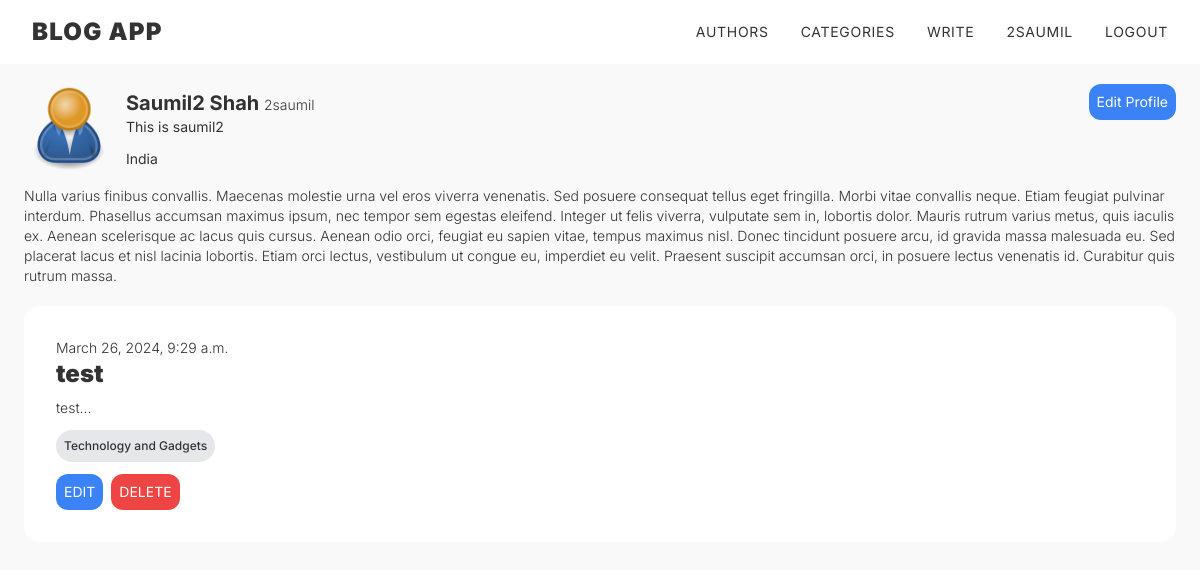
The page /authors/account/ (signed in) on the database its author committed.
### users/models.py (models this page shows, shortened)
class Profile(models.Model):
    user = models.OneToOneField(User, on_delete=models.CASCADE, null=True, blank=True)
    name = models.CharField(max_length=200, null=True, blank=True)
    email = models.EmailField(max_length=500, null=True, blank=True)
    username = models.CharField(max_length=200, null=True, blank=True)
    location = models.CharField(max_length=200, null=True, blank=True)
    short_intro = models.CharField(max_length=200, null=True, blank=True)
    bio = models.TextField(null=True, blank=True)
    profile_image = models.ImageField(null=True, blank=True, upload_to='profiles/', default='profiles/user-default.png')
    created = models.DateTimeField(auto_now_add=True)
    id = models.UUIDField(default=uuid.uuid4, unique=True, primary_key=True, editable=False)

### blogs/models.py (models this page shows, shortened)
class Blog(models.Model):
    owner = models.ForeignKey(Profile, null=True, blank=True, on_delete=models.SET_NULL)
    title = models.CharField(max_length=200)
    description = models.TextField(null=True, blank=True)
    category = models.ForeignKey('Category', null=True, blank=True, on_delete=models.SET_NULL)
    featured_image = models.ImageField(null=True, blank=True, default="default.jpg")
    tags = models.ManyToManyField('Tag', blank=True)
    created = models.DateTimeField(auto_now_add=True)
    id = models.UUIDField(default=uuid.uuid4, unique=True, primary_key=True, editable=False)

class Category(models.Model):
    name = models.CharField(max_length=200)
    description = models.TextField(null=True, blank=True)
    created = models.DateTimeField(auto_now_add=True)
    id = models.UUIDField(default=uuid.uuid4, unique=True, primary_key=True, editable=False)
    def __str__(self):
        return self.name

### users/views.py (the view)
# urls.py: path('account/', views.userAccount, name = "account"),
@login_required(login_url="login")
def userAccount(request):
    profile = request.user.profile
    context = {
        "profile": profile
    }
    return render(request, 'users/account.html', context)

### users/templates/users/account.html (shortened to what this page needs)
{% extends 'main.html' %}
{% block content %}
    <div class="mt-5">
        <div class="flex items-start justify-between mb-3">
            <div class="flex items-center">
                <div>
                    <img style="width: 90px; height: 90px;" class="rounded-full object-fill" src="{{ profile.profile_image.url }}" alt="image" />
                </div>
                <div class="ml-3">
                    <div class="text-xl font-bold">
                        {{ profile.name }}
                        <span class="text-sm font-light">{{ profile.username }}</span>
                    </div>
                    <div class="mb-3 text-sm">{{ profile.short_intro }}</div>
                    <div class="text-sm">{{ profile.location }}</div>
                </div>
            </div>
            <div>
                <a href="{% url 'edit-account' %}">
                    <button class="text-sm bg-blue-500 p-2 text-white rounded-xl">Edit Profile</button>
                </a>
            </div>
        </div>
        <div class="text-sm mb-5 font-light">
            {{ profile.bio }}
        </div>
        <div>
            {% for blog in profile.blog_set.all %}
                <a href="{% url 'blog' blog.id %}">
                    <div class="bg-white p-8 mb-5 rounded-2xl">
                        <div class="flex items-center text-sm">
                            <div class="font-light">
                                {{ blog.created }}
                            </div>
                        </div>
                        <a href="{% url 'blog' blog.id %}">
                            <div class="flex items-center mb-3">
                                <div class="pr-2">
                                    <div class="font-black text-2xl mb-2">{{ blog.title }}</div>
                                    <div class="text-sm font-light">
                                        {{ blog.description|slice:"300"|safe }}...
                                    </div>
                                </div>
                            </div>
                        </a>
                        <div class="text-xs mb-3 font-medium bg-gray-200 p-2 rounded-2xl w-fit">
                            <a href="{% url 'category' blog.category.id %}">
                                {{ blog.category|safe }}
                            </a>
                        </div>
                        <div class="flex justify-start">
                            <div class="text-sm bg-blue-500 p-2 text-white rounded-xl">
                                <a href="{% url 'update-blog' blog.id %}">EDIT</a>
                            </div>
                            <div class="text-sm ml-2 bg-red-500 p-2 text-white rounded-xl">
                                <a href="{% url 'delete-blog' blog.id %}">DELETE</a>
                            </div>
                        </div>
                    </div>
                </a>
            {% endfor %}
        </div>
    </div>
{% endblock content %}

### templates/navbar.html (shortened to what this page needs)
<nav class="bg-white text-[#333333]">
    <div class="py-4 lg:px-8 px-4 max-w-[1280px] h-16 m-auto flex items-center justify-between">
        <div>
            <h1 class="lg:text-2xl text-xl uppercase tracking-wider cursor-pointer font-black">
                <a href="{% url 'blogs' %}">Blog App</a>
            </h1>
        </div>
        <div class="flex lg:gap-8 gap-6 uppercase text-sm tracking-wider cursor-pointer items-center" id="navItems">
            <span class="group">
                <a href="{% url 'profiles' %}">Authors</a>
            </span>
            <span class="group">
                <a href="{% url 'categories' %}">Categories</a>
            </span>
            {% if request.user.is_authenticated %}
            <span class="group">
                <a href="{% url 'create-blog' %}">Write</a>
            </span>
            <span class="group">
                <a href="{% url 'account' %}">{{ request.user.username }}</a>
            </span>
            <span class="group">
                <a href="{% url 'logout' %}">Logout</a>
            </span>
            {% endif %}
        </div>
    </div>
</nav>

### static/styles/main.css (style rules this page uses)
html, :host { line-height: 1.5; -webkit-text-size-adjust: 100%; -moz-tab-size: 4; -o-tab-size: 4; tab-size: 4; font-family: ui-sans-serif, system-ui, sans-serif, "Apple Color Emoji", "Segoe UI Emoji", "Segoe UI Symbol", "Noto Color Emoji"; font-feature-settings: normal; font-variation-settings: normal; -webkit-tap-highlight-color: transparent; }
body { margin: 0; line-height: inherit; }
h1, h2, h3, h4, h5, h6 { font-size: inherit; font-weight: inherit; }
a { color: inherit; text-decoration: inherit; }
button, input, optgroup, select, textarea { font-family: inherit; font-feature-settings: inherit; font-variation-settings: inherit; font-size: 100%; font-weight: inherit; line-height: inherit; letter-spacing: inherit; color: inherit; margin: 0; padding: 0; }
button, select { text-transform: none; }
button, input:where([type='button']), input:where([type='reset']), input:where([type='submit']) { -webkit-appearance: button; background-color: transparent; background-image: none; }
blockquote, dl, dd, h1, h2, h3, h4, h5, h6, hr, figure, p, pre { margin: 0; }
button, [role="button"] { cursor: pointer; }
img, svg, video, canvas, audio, iframe, embed, object { display: block; vertical-align: middle; }
img, video { max-width: 100%; height: auto; }
.m-auto { margin: auto; }
.mb-2 { margin-bottom: 0.5rem; }
.mb-3 { margin-bottom: 0.75rem; }
.mb-5 { margin-bottom: 1.25rem; }
.ml-2 { margin-left: 0.5rem; }
.ml-3 { margin-left: 0.75rem; }
.mt-5 { margin-top: 1.25rem; }
.flex { display: flex; }
.h-16 { height: 4rem; }
.w-fit { width: -moz-fit-content; width: fit-content; }
.max-w-\[1280px\] { max-width: 1280px; }
.cursor-pointer { cursor: pointer; }
.items-start { align-items: flex-start; }
.items-center { align-items: center; }
.justify-start { justify-content: flex-start; }
.justify-between { justify-content: space-between; }
.gap-6 { gap: 1.5rem; }
.rounded-2xl { border-radius: 1rem; }
.rounded-full { border-radius: 9999px; }
.rounded-xl { border-radius: 0.75rem; }
.bg-\[\#F9F9F9\] { --tw-bg-opacity: 1; background-color: rgb(249 249 249 / var(--tw-bg-opacity)); }
.bg-blue-500 { --tw-bg-opacity: 1; background-color: rgb(59 130 246 / var(--tw-bg-opacity)); }
.bg-gray-200 { --tw-bg-opacity: 1; background-color: rgb(229 231 235 / var(--tw-bg-opacity)); }
.bg-red-500 { --tw-bg-opacity: 1; background-color: rgb(239 68 68 / var(--tw-bg-opacity)); }
.bg-white { --tw-bg-opacity: 1; background-color: rgb(255 255 255 / var(--tw-bg-opacity)); }
.object-fill { -o-object-fit: fill; object-fit: fill; }
.p-2 { padding: 0.5rem; }
.p-8 { padding: 2rem; }
.px-4 { padding-left: 1rem; padding-right: 1rem; }
.py-4 { padding-top: 1rem; padding-bottom: 1rem; }
.pr-2 { padding-right: 0.5rem; }
.font-\[\'Inter\'\] { font-family: 'Inter'; }
.text-2xl { font-size: 1.5rem; line-height: 2rem; }
.text-sm { font-size: 0.875rem; line-height: 1.25rem; }
.text-xl { font-size: 1.25rem; line-height: 1.75rem; }
.text-xs { font-size: 0.75rem; line-height: 1rem; }
.font-black { font-weight: 900; }
.font-bold { font-weight: 700; }
.font-light { font-weight: 300; }
.font-medium { font-weight: 500; }
.uppercase { text-transform: uppercase; }
.tracking-wider { letter-spacing: 0.05em; }
.text-\[\#333333\] { --tw-text-opacity: 1; color: rgb(51 51 51 / var(--tw-text-opacity)); }
.text-white { --tw-text-opacity: 1; color: rgb(255 255 255 / var(--tw-text-opacity)); }
@media (min-width: 1024px) { .lg\:gap-8 { gap: 2rem; } }
@media (min-width: 1024px) { .lg\:px-8 { padding-left: 2rem; padding-right: 2rem; } }
@media (min-width: 1024px) { .lg\:text-2xl { font-size: 1.5rem; line-height: 2rem; } }

### rows shown on the page
Profile: profile_image (placeholder picture), name "Saumil2 Shah", username "2saumil", short_intro "This is saumil2", location "India", bio "Nulla varius finibus convallis. Maecenas molestie urna vel eros viverra venenatis. Sed posuere consequat tellus eget fringilla. Morbi vitae convallis neque. Etiam feugiat pulvinar interdum. Phasellus accumsan maximus ipsum, nec tempor sem egestas eleifend. Integer ut felis viverra, vulputate sem in, lobortis dolor. Mauris rutrum varius metus, quis iaculis ex. Aenean scelerisque ac lacus quis cursus. Aenean odio orci, feugiat eu sapien vitae, tempus maximus nisl. Donec tincidunt posuere arcu, id gravida massa malesuada eu. Sed placerat lacus et nisl lacinia lobortis. Etiam orci lectus, vestibulum ut congue eu, imperdiet eu velit. Praesent suscipit accumsan orci, in posuere lectus venenatis…"
Blog: created "March 26, 2024, 9:29 a.m.", title "test", description "test", category "Technology and Gadgets"

### other values the page prints
{{ request.user.username }} "2SAUMIL"
